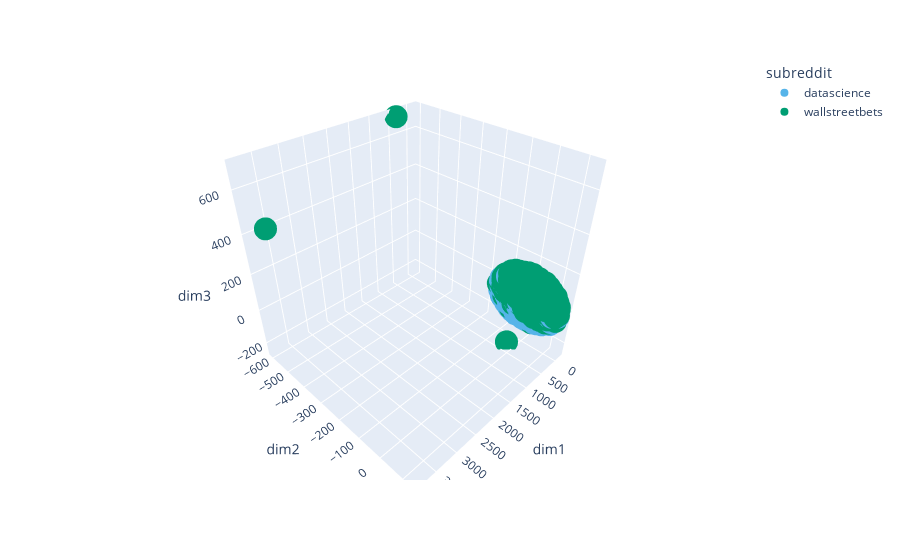

Write notebook code for a chart like this one.
### Code cell
tsne_viz_index(df, 2, stop='english')

### Figure 1 — Plotly figure (JSON) as saved in the notebook; plotly's stock layout.template omitted (floating-point values rounded to 4 significant figures; data arrays with more than 128 entries replaced by an {"elided": "..."} marker saying what was removed)
{"data": [{"customdata": {"elided": "860x1 int values"}, "hovertemplate": "subreddit=datascience<br>dim1=%{x}<br>dim2=%{y}<br>dim3=%{z}<br>index=%{customdata[0]}<extra></extra>", "legendgroup": "datascience", "marker": {"color": "#56B4E9", "symbol": "circle"}, "mode": "markers", "name": "datascience", "scene": "scene", "showlegend": true, "type": "scatter3d", "x": {"elided": "860 float values"}, "y": {"elided": "860 float values"}, "z": {"elided": "860 float values"}}, {"customdata": {"elided": "717x1 int values"}, "hovertemplate": "subreddit=wallstreetbets<br>dim1=%{x}<br>dim2=%{y}<br>dim3=%{z}<br>index=%{customdata[0]}<extra></extra>", "legendgroup": "wallstreetbets", "marker": {"color": "#009E73", "symbol": "circle"}, "mode": "markers", "name": "wallstreetbets", "scene": "scene", "showlegend": true, "type": "scatter3d", "x": {"elided": "717 float values"}, "y": {"elided": "717 float values"}, "z": {"elided": "717 float values"}}], "layout": {"legend": {"title": {"text": "subreddit"}, "tracegroupgap": 0}, "margin": {"t": 60}, "scene": {"domain": {"x": [0, 1], "y": [0, 1]}, "xaxis": {"title": {"text": "dim1"}}, "yaxis": {"title": {"text": "dim2"}}, "zaxis": {"title": {"text": "dim3"}}}}}
